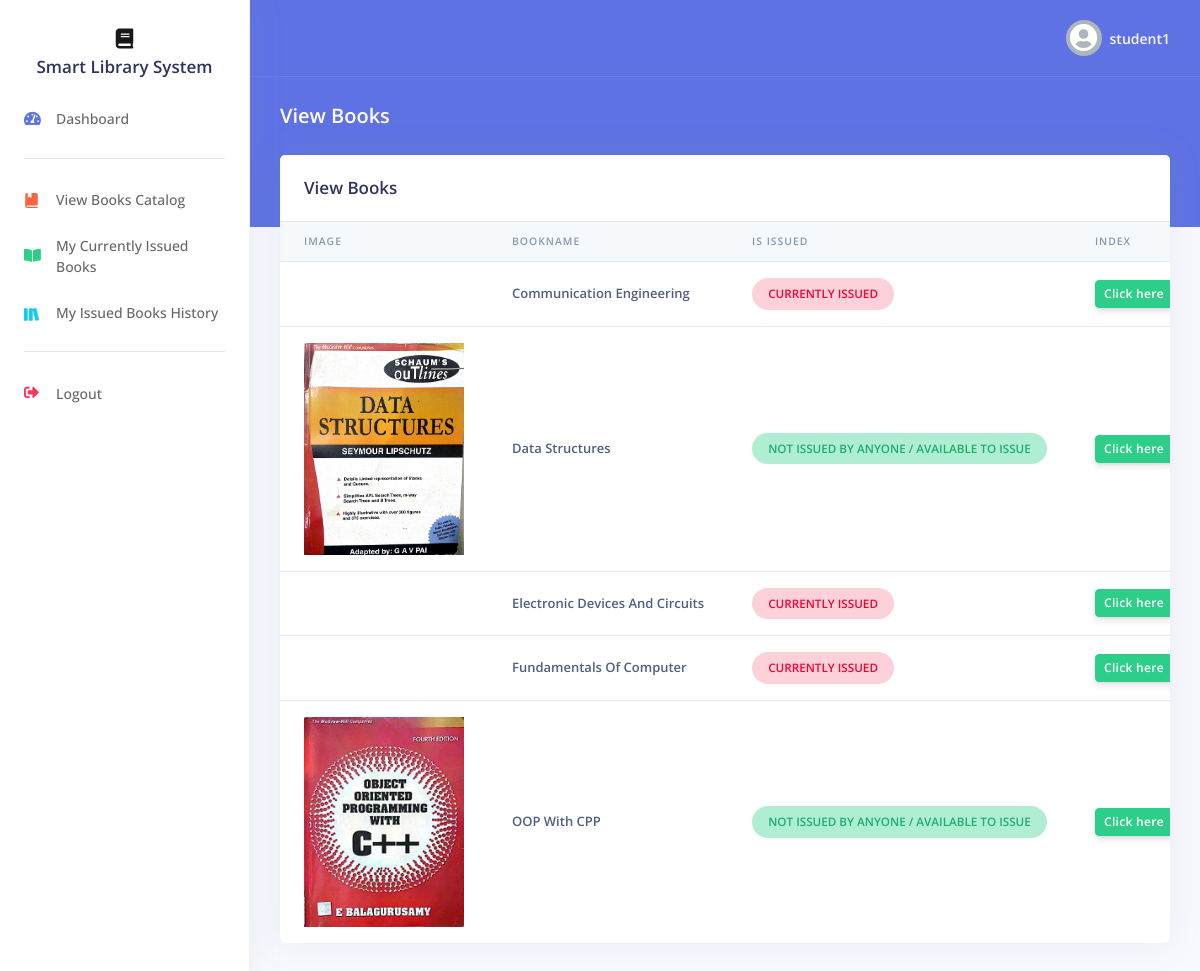
The app's page /student/viewBooks.php (signed in) with its own data.
### tables this page shows
CREATE TABLE `books` (
  `id` int(11) NOT NULL,
  `book_name` varchar(64) NOT NULL,
  `book_rfid` varchar(64) NOT NULL,
  `issued_by_name` varchar(64) NOT NULL,
  `issued_by_rollno` varchar(64) NOT NULL,
  `issued_at` varchar(64) NOT NULL,
  `cover_img` varchar(64) NOT NULL,
  `indexpdf` varchar(64) NOT NULL
);

### student/viewBooks.php (the view, shortened to what this page needs)
<?php
include("../includes/config.php");
$title = "View Books";
$sql = "SELECT * FROM books";
$result = $db->query($sql);
?>
<!DOCTYPE html>
<html>
<head>
    <?php
    include('../includes/incCSS.php');
    ?>
</head>
<body>
    <?php
    include('../includes/userNav.php');
    ?>
    <div class="header bg-primary pb-6">
        <div class="container-fluid">
            <div class="header-body">
                <div class="row align-items-center py-4">
                    <div class="col-lg-6 col-7">
                        <h6 class="h2 text-white d-inline-block mb-0"><?php
                                                                        echo $title;
                                                                        ?></h6>
                    </div>
                </div>
            </div>
        </div>
    </div>
    <div class="container-fluid mt--6">
        <div class="row">
            <div class="col">
                <div class="card">
                    <div class="card-header border-0">
                        <h3 class="mb-0"><?php
                                            echo $title;
                                            ?></h3>
                    </div>
                    <div class="table-responsive">
                        <table class="table align-items-center table-flush">
                            <thead class="thead-light">
                                <tr>
                                    <th scope="col" class="sort" >Image</th>
                                    <th scope="col" class="sort" >BookName</th>
                                    <th scope="col" class="sort" >Is Issued</th>
                                    <th scope="col" class="sort" >Index</th>
                                </tr>
                            </thead>
                            <tbody class="list">
                                <?php
                                if ($result->num_rows > 0) {
                                    while ($row = $result->fetch_assoc()) {
                                        echo '<tr>';
                                        echo "<th><img class='tbimg' src='/booksimg/{$row["cover_img"]}' alt=''> </th>";
                                        echo "<th>{$row["book_name"]} </th>";
                                        if ($row["issued_by_name"] == 'Not Issued'){
                                            echo '<th><span class="badge badge-pill badge-lg badge-success" style="font-size:90%;"> Not Issued by Anyone / Available to Issue</span></th>';
                                        }else{
                                            echo '<th><span class="badge badge-pill badge-lg badge-danger" style="font-size:90%;">Currently Issued</span></th>';
                                        }
                                        echo "<th><a href='/bookspdf/{$row["indexpdf"]}' target='_blank' class='btn btn-success btn-sm'>Click here</a> </th>";
                                        echo '</tr>';
                                    }
                                } else {
                                    echo "<tr><th>no results found</th></tr>";
                                }
                                ?>
                            </tbody>
                        </table>
                    </div>
                </div>
            </div>
        </div>
    </div>
    </div>
</body>
</html>

### student/viewBooks.php (style rules this page uses)
.tbimg { width: 20vh; height: auto; }

### records on screen
books: book_name "Communication Engineering", issued_by_name "CURRENTLY ISSUED"
books: cover_img (picture), book_name "Data Structures", shows "NOT ISSUED BY ANYONE / AVAILABLE TO ISSUE"
books: book_name "Electronic Devices And Circuits", issued_by_name "CURRENTLY ISSUED"
books: book_name "Fundamentals Of Computer", issued_by_name "CURRENTLY ISSUED"
books: cover_img (picture), book_name "OOP With CPP", shows "NOT ISSUED BY ANYONE / AVAILABLE TO ISSUE"

### other values on screen
$_SESSION['login_user'] "student1"
$title "View Books"
